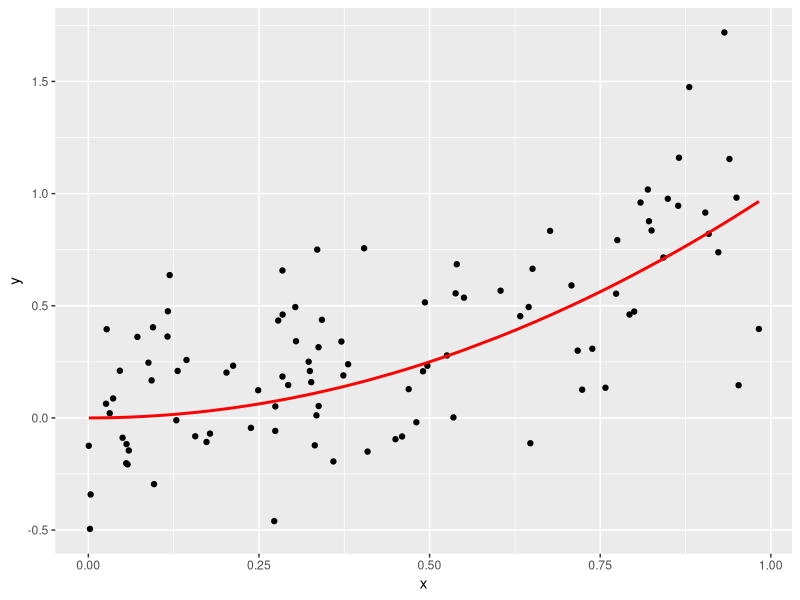
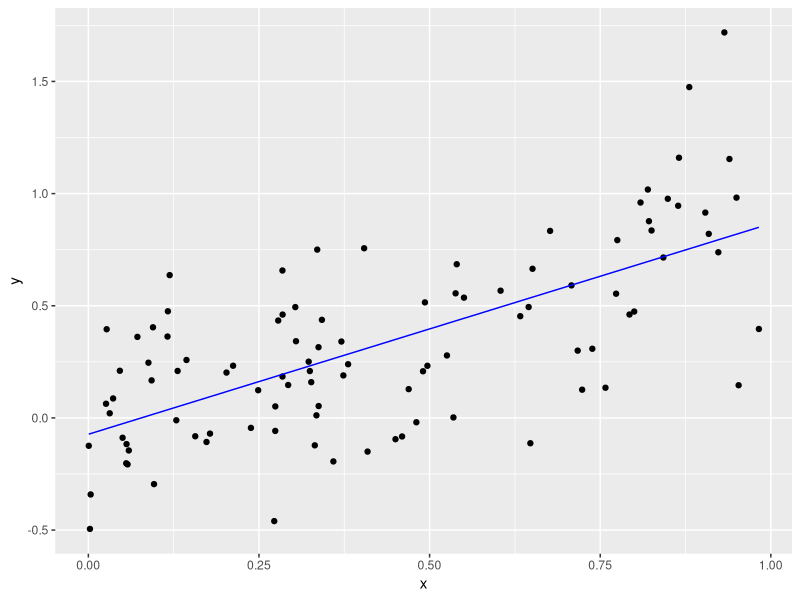

The R source for these figures, in order: (Note: a time limit stopped this script after it produced the figures.)
#Emily Miller
# PS04



# Setup -------------------------------------------------------------------
library(tidyverse)
library(broom)

# Let these be:
# -true function f(x) for a one-dimensional predictor x
# -the standard deviation of the true epsilon i.e. the noise
f <- function(x) {
  x^2
}
sigma <- 0.3

# This function generates a random sample. Random in terms of both
# -the predictor x
# -the amount of noise eps
generate_sample <- function(f, n_sim, sigma) {
  data_frame(
    x = runif(n = n_sim, min = 0, max = 1),
    f_x = f(x),
    eps = rnorm(n = n_sim, mean = 0, sd = sigma),
    y = f_x + eps
  )
}



# Generate Training Data via Sampling -------------------------------------
train_data <- generate_sample(f, n_sim = 100, sigma = sigma)

# The true model f(x) is in red. We observe points (x,y). Here we are pretending
# to know the exact break down of y into f(x) and eps
ggplot(train_data, aes(x=x)) +
  geom_point(aes(y=y)) +
  geom_line(aes(y=f_x), col="red", size=1)

# In a realistic situation, we only know x & y, not f(x) & eps. So we should
# remove them
train_data <- train_data %>%
  select(x, y)



# Generate Test Data, Fit Model, and Get Predictions -------------------

# 1. Generate test data via sampling. Recall in test data, we only have the
# predictors x:
test_data <- generate_sample(f, n_sim = 100, sigma = sigma) %>%
  select(x)

# 2. Fit Model: Simple linear regression
model <- lm(y ~ x, data = train_data)
train_data_augmented <- model %>%
  augment() %>%
  tbl_df()
# Plot fitted model to training data
ggplot(data=train_data_augmented, aes(x=x)) +
  geom_point(aes(y=y)) +
  geom_line(aes(y=.fitted), col="blue")

# 3. Get Predictions
# Note: we use augment(newdata=BLAH) here, since it works. This is equivalent
# to using the predict() function.
predictions <- model %>%
  augment(newdata=test_data) %>%
  tbl_df() %>%
  .[[".fitted"]]



# Main For Loop -------------------------------------------------
set.seed(76)
n_sim <- 10000

# Create new test data: a single point
x0 <- 0.95
test_data <- data_frame(x=x0)

# Save predictions here
predictions <- rep(0, n_sim)

for(i in 1:n_sim) {
  train_data_new <- generate_sample(train_data, n_sim, sigma = sigma)
  model <- lm(y ~ x, data = train_data_new)
  predictions[i] <- predict(model, test_data)
  rm(train_data_new, model)
  if(i %% 100 == 0){
    print(i)
  }
}

# Pull the Curtain! Reveal truth: i.e. show all components we really know, but
# pretended not to:
set.seed(76)
truth <- data_frame(
  x = rep(x0, n_sim),
  f_x = f(x),
  eps = rnorm(n = n_sim, mean = 0, sd = 0.3),
  y = f_x + eps
  )

# Add predictions
truth <- truth %>%
  mutate(y_hat=predictions)

# Compute MSE, (Avg Bias of f_hat)^2, Variance of f_hat, sigma^2:
# FILL THIS IN:
MSE <- mean((truth$y_hat-truth$y)^2)
print(MSE)

Avg_Bias <- mean((truth$f_x - truth$y)^2)
print(Avg_Bias)

Var_fhat <- var(truth$f_x)
print(Var_fhat)

sigma_squared <- sigma^2
print(sigma_squared)

tot <- sigma_squared + Var_fhat + Avg_Bias
print(tot)
print(MSE)
